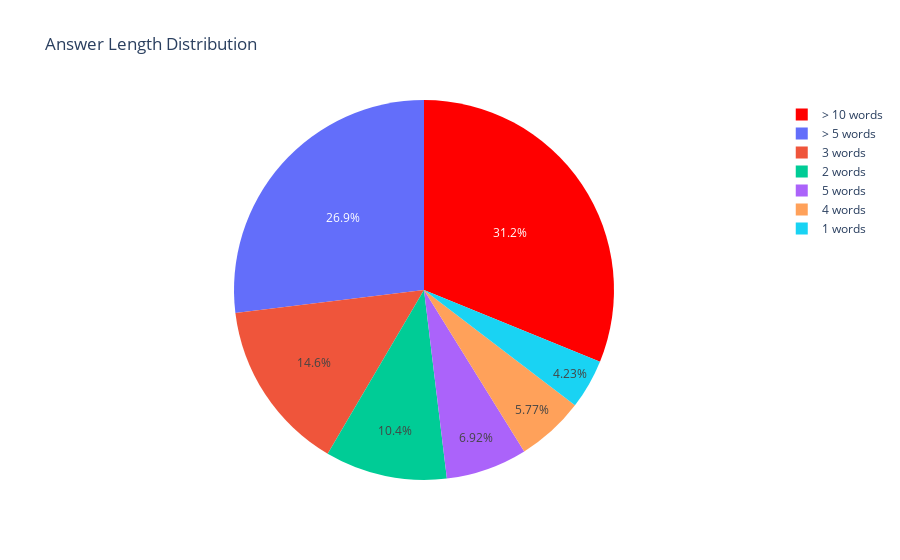

Here is the notebook cell this chart was saved with:
### Code cell
visualize(df_ja, 'fig-answer-length-japanese.png')

### Figure 1 — Plotly figure (JSON) as saved in the notebook; plotly's stock layout.template omitted (floating-point values rounded to 4 significant figures)
{"data": [{"hoverinfo": "value", "labels": ["> 10 words", "> 5 words", "3 words", "2 words", "5 words", "4 words", "1 words"], "marker": {"colors": ["red"]}, "type": "pie", "values": [81, 70, 38, 27, 18, 15, 11]}], "layout": {"title": {"text": "Answer Length Distribution"}}}
